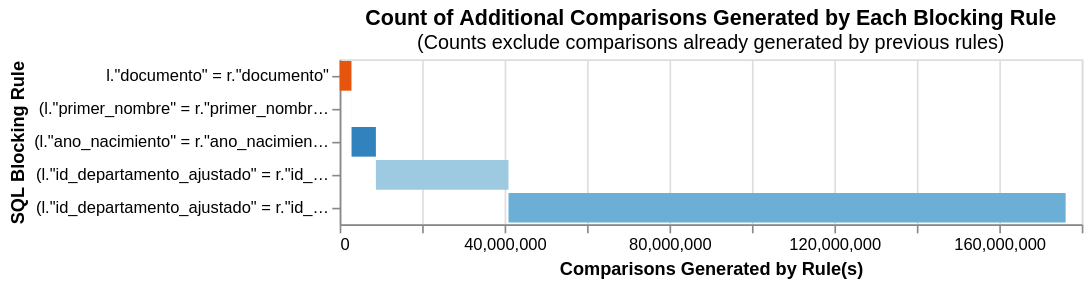

Notebook cell for this chart:
### Markdown cell above
### Modelo 1

### Code cell
blocking_rules = [br1_a, br5, br8, br17, br18]

linker_br.cumulative_num_comparisons_from_blocking_rules_chart(blocking_rules)

### Figure 1 — Vega-Lite specification as saved in the notebook (floating-point values rounded to 4 significant figures)
{"config": {"view": {"continuousWidth": 300, "continuousHeight": 300}}, "data": {"name": "data-3e8b634e977cadde96206b3606fca79e"}, "mark": "bar", "encoding": {"color": {"field": "rule", "legend": null, "scale": {"scheme": "category20c"}}, "order": {"field": "cumulative_rows"}, "tooltip": [{"field": "rule", "title": "SQL Condition", "type": "nominal"}, {"field": "row_count", "format": ",", "title": "Comparisons Generated", "type": "quantitative"}, {"field": "cumulative_rows", "format": ",", "title": "Cumulative Comparisons", "type": "quantitative"}, {"field": "cartesian", "format": ",", "title": "Cartesian Product of Input Data", "type": "quantitative"}, {"field": "reduction_ratio", "title": "Reduction Ratio (cumulative rows/cartesian product)", "type": "nominal"}], "x": {"field": "start", "title": "Comparisons Generated by Rule(s)", "type": "quantitative"}, "x2": {"field": "cumulative_rows"}, "y": {"field": "rule", "sort": ["-x2"], "title": "SQL Blocking Rule"}}, "height": {"step": 20}, "title": {"text": "Count of Additional Comparisons Generated by Each Blocking Rule", "subtitle": "(Counts exclude comparisons already generated by previous rules)"}, "width": 450, "$schema": "https://vega.github.io/schema/vega-lite/v5.9.3.json", "datasets": {"data-3e8b634e977cadde96206b3606fca79e": [{"row_count": 2857904, "rule": "l.\"documento\" = r.\"documento\"", "cumulative_rows": 2857904, "cartesian": 19209578998385, "reduction_ratio": "The rolling reduction ratio with your given blocking rule(s) is 1.0. This represents the reduction in the total number of comparisons due to your rule(s).", "start": 0}, {"row_count": 18526, "rule": "(l.\"primer_nombre\" = r.\"primer_nombre\") AND (l.\"segundo_nombre\" = r.\"segundo_nombre\") AND (l.\"primer_apellido\" = r.\"primer_apellido\") AND (l.\"segundo_apellido\" = r.\"segundo_apellido\")", "cumulative_rows": 2876430, "cartesian": 19209578998385, "reduction_ratio": "The rolling reduction ratio with your given blocking rule(s) is 1.0. This represents the reduction in the total number of comparisons due to your rule(s).", "start": 2857904}, {"row_count": 5903040, "rule": "(l.\"ano_nacimiento\" = r.\"ano_nacimiento\") AND (l.\"primer_nombre\" = r.\"primer_nombre\") AND (l.\"primer_apellido\" = r.\"primer_apellido\")", "cumulative_rows": 8779470, "cartesian": 19209578998385, "reduction_ratio": "The rolling reduction ratio with your given blocking rule(s) is 1.0. This represents the reduction in the total number of comparisons due to your rule(s).", "start": 2876430}, {"row_count": 32162814, "rule": "(l.\"id_departamento_ajustado\" = r.\"id_departamento_ajustado\") AND (l.\"primer_nombre\" = r.\"primer_nombre\") AND (l.\"ano_nacimiento\" = r.\"ano_nacimiento\") AND (SUBSTR(l.\"primer_apellido\", 1, 1) = SUBSTR(r.\"primer_apellido\", 1, 1))", "cumulative_rows": 40942284, "cartesian": 19209578998385, "reduction_ratio": "The rolling reduction ratio with your given blocking rule(s) is 0.999998. This represents the reduction in the total number of comparisons due to your rule(s).", "start": 8779470}, {"row_count": 135152156, "rule": "(l.\"id_departamento_ajustado\" = r.\"id_departamento_ajustado\") AND (l.\"fecha_nacimiento\" = r.\"fecha_nacimiento\")", "cumulative_rows": 176094440, "cartesian": 19209578998385, "reduction_ratio": "The rolling reduction ratio with your given blocking rule(s) is 0.999991. This represents the reduction in the total number of comparisons due to your rule(s).", "start": 40942284}]}}
